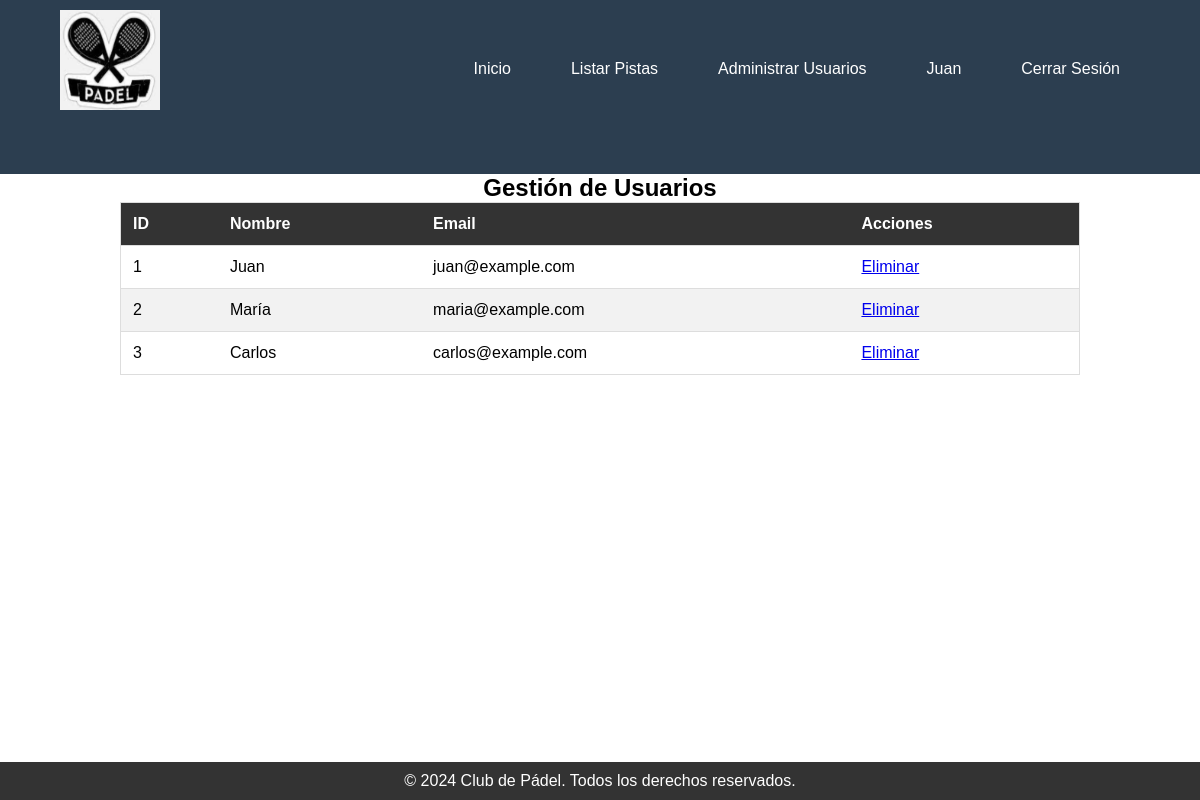
The app's page /gestionUsuarios.php (signed in) with its own data.
### tables this page shows
CREATE TABLE Usuario (
    id_usuario INT PRIMARY KEY AUTO_INCREMENT,
    nombre VARCHAR(50),
    apellido VARCHAR(50),
    correo VARCHAR(100),
    contrasena VARCHAR(100)
);

### gestionUsuarios.php (the view, shortened to what this page needs)
<?php
include 'config.php';
?>
<!DOCTYPE html>
<html lang="es">
<head>
    <link rel="stylesheet" href="style.css">
</head>
<body>
    <header>
        <div class="container">
            <div class="logo"><img class="logoImagen" src="./img/logo.png" alt="Logo del club"></div>
            <nav>
                <ul>
                    <li><a href="indexAdmin.php">Inicio</a></li>
                    <?php if (isset($_SESSION['loggedin']) && $_SESSION['loggedin'] === true): ?>
                        <li><a href="listarPistas.php">Listar Pistas</a></li>
                        <li><a href="gestionUsuarios.php">Administrar Usuarios</a></li>
                        <li><a href="#"><?php echo htmlspecialchars($_SESSION['nombre']); ?></a></li>
                        <li><a href="logout.php">Cerrar Sesión</a></li>
                    <?php else: ?>
                        <li><a href="iniciarSesion.php">Iniciar Sesión</a></li>
                    <?php endif; ?>
                </ul>
            </nav>
        </div>
    </header>
    <main>
        <section class="container">
            <h1>Gestión de Usuarios</h1>
            <table>
                <thead>
                    <tr>
                        <th>ID</th>
                        <th>Nombre</th>
                        <th>Email</th>
                        <th>Acciones</th>
                    </tr>
                </thead>
                <tbody>
                    <?php
                    $query = "SELECT id_usuario, nombre, correo FROM Usuario";
                    $result = $conn->query($query);
                    if ($result) {
                        if ($result->num_rows > 0) {
                            while ($row = $result->fetch_assoc()) {
                                echo "<tr>";
                                echo "<td>" . htmlspecialchars($row['id_usuario']) . "</td>";
                                echo "<td>" . htmlspecialchars($row['nombre']) . "</td>";
                                echo "<td>" . htmlspecialchars($row['correo']) . "</td>";
                                echo "<td>";
                                echo '<a href="eliminar.php?id=' . htmlspecialchars($row['id_usuario']) . '" onclick="return confirm(\'¿Estás seguro de que deseas eliminar este usuario?\')">Eliminar</a>';
                                echo "</td>";
                                echo "</tr>";
                            }
                        } else {
                            echo "<tr><td colspan='4'>No hay usuarios registrados</td></tr>";
                        }
                    } else {
                        echo "<p>Error al obtener usuarios: " . htmlspecialchars($conn->error) . "</p>";
                    }
                    ?>
                </tbody>
            </table>
        </section>
    </main>
    <footer>
        <div class="container">
            <p>&copy; 2024 Club de Pádel. Todos los derechos reservados.</p>
        </div>
    </footer>
</body>
</html>

### style.css (style rules this page uses)
* { margin: 0; padding: 0; box-sizing: border-box; }
body, html { height: 100%; }
body { display: flex; flex-direction: column; min-height: 100vh; }
main { flex: 1; }
header, footer { background-color: #333; color: #fff; padding: 10px 0; }
header .container, footer .container { width: 90%; margin: 0 auto; }
nav ul { list-style: none; display: flex; justify-content: space-around; }
nav ul li a { color: #fff; text-decoration: none; padding: 10px 20px; border-radius: 5px; transition: background-color 0.3s; }
.container { width: 90%; margin: 20px auto; }
footer { text-align: center; }
body { font-family: Arial, sans-serif; margin: 0; padding: 0; }
.container { width: 80%; margin: 0 auto; }
header { background-color: #333; color: #fff; padding: 60px 0; position: relative; }
.logo { float: left; margin-top: -50px; }
nav { float: right; }
nav ul { list-style: none; margin: 0; padding: 0; }
nav ul li { display: inline-block; margin-left: 20px; vertical-align: middle; }
nav ul li a { color: #fff; text-decoration: none; }
.logoImagen { width: 100px; height: 100px; }
footer { background-color: #333; color: #fff; text-align: center; padding: 10px 0; }
header { background-color: #2c3e50; color: #fff; padding: 60px 0; position: relative; }
h1 { margin-top: 0; text-align: center; }
table { width: 100%; border-collapse: collapse; border: 1px solid #ddd; }
table th, table td { padding: 12px; text-align: left; border-bottom: 1px solid #ddd; }
table th { background-color: #333; color: #fff; }
table tbody tr:nth-child(even) { background-color: #f2f2f2; }

### records on screen
usuario: id_usuario "1", nombre "Juan", correo "juan@example.com"
usuario: id_usuario "2", nombre "María", correo "maria@example.com"
usuario: id_usuario "3", nombre "Carlos", correo "carlos@example.com"

### other values on screen
$_SESSION['nombre'] "Juan"
